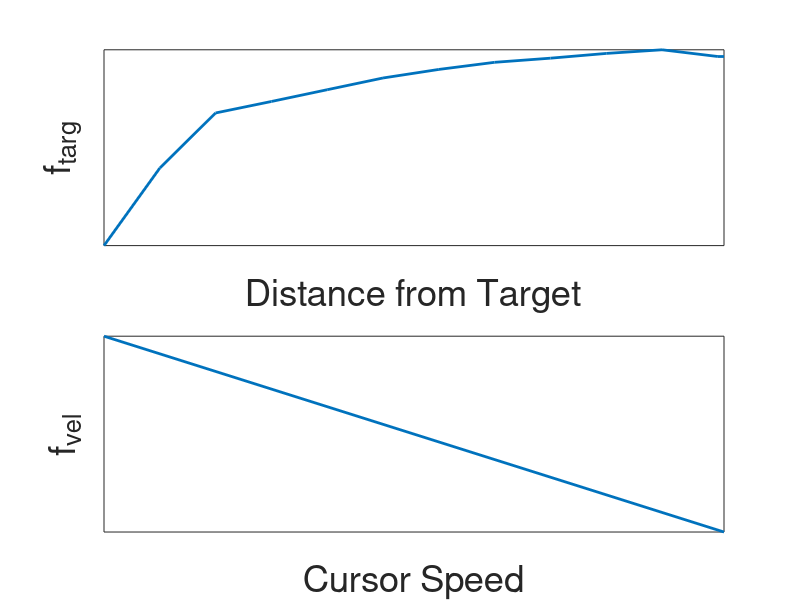

Reproduce this figure in MATLAB. (Note: this script raises an error after producing the figure.)
pwX = [         0
    0.0909
    0.1818
    0.2727
    0.3636
    0.4545
    0.5455
    0.6364
    0.7273
    0.8182
    0.9091
    1.0000
    1.01];
pwY = [       0
    0.3999
    0.6842
    0.7434
    0.8041
    0.8646
    0.9088
    0.9455
    0.9668
    0.9913
    1.0101
    0.9754
    0.9754];

velX = [0 1];
velY = [0 -1];

figDir = '/Users/frankwillett/Documents/Simulation Optimization Paper/ModelParametersFigure';
figFontSize = 24;

%%
figure('Position',[560   528   322   420]);
subplot(2,1,1);
plot(pwX, pwY, '-', 'LineWidth',2);
xlabel('Distance from Target');
ylabel('f_{targ}');
set(gca,'XTick',[],'YTick',[],'FontSize',figFontSize);
axis tight;

subplot(2,1,2);
plot(velX, velY, '-', 'LineWidth',2);
xlabel('Cursor Speed');
ylabel('f_{vel}');
set(gca,'XTick',[],'YTick',[],'FontSize',figFontSize);
axis tight;

saveas(gcf,[figDir filesep 'controlPolicy.svg'],'svg');
%%
addpath(genpath('/Users/frankwillett/nptlBrainGateRig/code/utilities/VKFreparamTools/'));
noiseSeries = randn(10000,2)*1.5;
noiseSeries = filter(0.2, [1, -0.8], noiseSeries);

%Fills an options struct with defaults.
opts = makeBciSimOptions( );
opts.control.rtSteps = 0;

%set some of the parameters to different values
opts.trial.dwellTime = 1.0;
opts.noiseMatrix = noiseSeries;
opts.forwardModel.delaySteps = 10;
opts.forwardModel.forwardSteps = 10;

opts.plant.alpha = 0.94;
opts.plant.beta = 1.0;

nTrials = 50;
startPos = repmat([0 0], nTrials, 1);
targPos = repmat([1 0], nTrials, 1);
out = simBatch( opts, targPos, startPos );

trlToPlot = 7;
loopIdx = (out.reachEpochs(trlToPlot,1)+2):out.reachEpochs(trlToPlot,2);

%%
figure('Position',[560   528   322   420]);
subplot(2,1,1);
plot(out.pos(loopIdx,:), '-', 'LineWidth',2);
xlabel('Time');
ylabel('Delayed Pos.');
set(gca,'XTick',[],'YTick',[0],'FontSize',figFontSize);
legend({'X','Y'},'box','off');
axis tight;

subplot(2,1,2);
plot(out.vel(loopIdx,:), '-', 'LineWidth',2);
xlabel('Time');
ylabel('Delayed Vel.');
set(gca,'XTick',[],'YTick',[0],'FontSize',figFontSize);
axis tight;
legend({'X','Y'},'box','off');
saveas(gcf,[figDir filesep 'delayedKin.svg'],'svg');

%%
figure('Position',[560   528   322   420]);
subplot(2,1,1);
plot(out.posHat(loopIdx,:), '-', 'LineWidth',2);
xlabel('Time');
ylabel('Estimated Pos.');
%ylabel('\^{p}','Interpreter','Latex','FontSize',18);
set(gca,'XTick',[],'YTick',[0],'FontSize',figFontSize);
legend({'X','Y'},'box','off');
axis tight;

subplot(2,1,2);
plot(out.velHat(loopIdx,:), '-', 'LineWidth',2);
xlabel('Time');
ylabel('Estimated Vel.');
%ylabel('\^{v}','Interpreter','Latex','FontSize',18);
set(gca,'XTick',[],'YTick',[0],'FontSize',figFontSize);
legend({'X','Y'},'box','off');
axis tight;

saveas(gcf,[figDir filesep 'estimatedKin.svg'],'svg');
%%
figure('Position',[560   528   322   420]);
subplot(2,1,1);
plot(out.targPos(loopIdx,:), '-', 'LineWidth',2);
xlabel('Time');
ylabel('Target Pos.');
%ylabel('\^{p}','Interpreter','Latex','FontSize',18);
set(gca,'XTick',[],'YTick',[0],'FontSize',figFontSize);
legend({'X','Y'},'box','off');
axis tight;

saveas(gcf,[figDir filesep 'targetPos.svg'],'svg');
%%
figure('Position',[560   528   322   420]);
subplot(2,1,1);
plot(out.controlVec(loopIdx,:), '-', 'LineWidth',2);
xlabel('Time');
ylabel('Control Vector');
%ylabel('\^{p}','Interpreter','Latex','FontSize',18);
set(gca,'XTick',[],'YTick',[0],'FontSize',figFontSize);
legend({'X','Y'},'box','off');
axis tight;

saveas(gcf,[figDir filesep 'controlVector.svg'],'svg');

%%
figure('Position',[560   528   322   420]);
subplot(2,1,1);
plot(out.decVec(loopIdx,:), '-', 'LineWidth',2);
xlabel('Time');
ylabel('Decoded Control Vector');
%ylabel('\^{p}','Interpreter','Latex','FontSize',18);
set(gca,'XTick',[],'YTick',[0],'FontSize',figFontSize);
legend({'X','Y'},'box','off');
axis tight;

saveas(gcf,[figDir filesep 'decodedControlVector.svg'],'svg');

%%
figure('Position',[560   528   322   420]);
subplot(2,1,1);
plot(out.decVec(loopIdx,:) - out.controlVec(loopIdx,:), '-', 'LineWidth',2);
xlabel('Time');
ylabel('Decoding Noise');
%ylabel('\^{p}','Interpreter','Latex','FontSize',18);
set(gca,'XTick',[],'YTick',[0],'FontSize',figFontSize);
legend({'X','Y'},'box','off');
axis tight;

saveas(gcf,[figDir filesep 'decodingNoise.svg'],'svg');

%%
figure
text(0,0,'$(\Pi_1, ..., \Pi_n, \varepsilon)$','Interpreter','Latex','FontSize',figFontSize);
text(0,0.2,'$(\hat{p}_t, \hat{v}_t, g_t)$','Interpreter','Latex','FontSize',figFontSize);
text(0,0.4,'$(\hat{p}_t, \hat{v}_t)$','Interpreter','Latex','FontSize',figFontSize);
text(0,0.6,'$(p_t, v_t)$','Interpreter','Latex','FontSize',figFontSize);
text(0,0.8,'$(g_t)$','Interpreter','Latex','FontSize',figFontSize);
text(0,1.0,'$(\tau)$','Interpreter','Latex','FontSize',figFontSize);
text(0.4,0,'$(p_{t-\tau}, v_{t-\tau})$','Interpreter','Latex','FontSize',figFontSize);
text(0.4,0.2,'$(f_{targ}, f_{vel})$','Interpreter','Latex','FontSize',figFontSize);
text(0.4,0.4,'$f_{targ}$','Interpreter','Latex','FontSize',figFontSize);
text(0.4,0.6,'$f_{vel}$','Interpreter','Latex','FontSize',figFontSize);
text(0.4,0.8,'$(c_t)$','Interpreter','Latex','FontSize',figFontSize);
text(0.8,0,'$(e_t)$','Interpreter','Latex','FontSize',figFontSize);
text(0.8,0.2,'$(u_t)$','Interpreter','Latex','FontSize',figFontSize);

axis off;
saveas(gcf,[figDir filesep 'textSnippets.svg'],'svg');